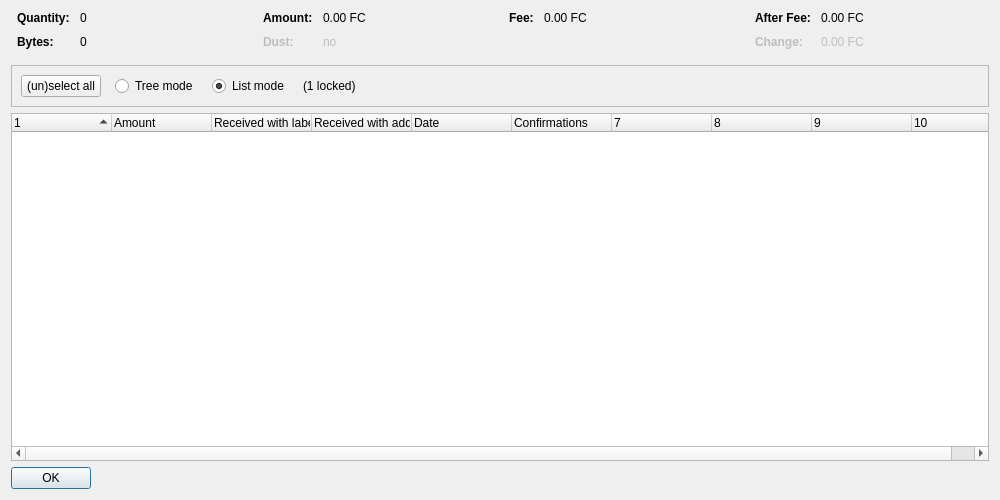
<?xml version="1.0" encoding="UTF-8"?>
<ui version="4.0">
 <class>CoinControlDialog</class>
 <widget class="QDialog" name="CoinControlDialog">
  <property name="geometry">
   <rect>
    <x>0</x>
    <y>0</y>
    <width>1000</width>
    <height>500</height>
   </rect>
  </property>
  <property name="windowTitle">
   <string>Coin Selection</string>
  </property>
  <layout class="QVBoxLayout" name="verticalLayout">
   <item>
    <layout class="QHBoxLayout" name="horizontalLayoutTop" stretch="0,0,0,0">
     <property name="topMargin">
      <number>0</number>
     </property>
     <property name="bottomMargin">
      <number>10</number>
     </property>
     <item>
      <layout class="QFormLayout" name="formLayoutCoinControl1">
       <property name="horizontalSpacing">
        <number>10</number>
       </property>
       <property name="verticalSpacing">
        <number>10</number>
       </property>
       <property name="leftMargin">
        <number>6</number>
       </property>
       <property name="rightMargin">
        <number>6</number>
       </property>
       <item row="0" column="0">
        <widget class="QLabel" name="labelCoinControlQuantityText">
         <property name="font">
          <font>
           <weight>75</weight>
           <bold>true</bold>
          </font>
         </property>
         <property name="text">
          <string>Quantity:</string>
         </property>
        </widget>
       </item>
       <item row="0" column="1">
        <widget class="QLabel" name="labelCoinControlQuantity">
         <property name="cursor">
          <cursorShape>IBeamCursor</cursorShape>
         </property>
         <property name="contextMenuPolicy">
          <enum>Qt::ActionsContextMenu</enum>
         </property>
         <property name="text">
          <string notr="true">0</string>
         </property>
         <property name="textInteractionFlags">
          <set>Qt::LinksAccessibleByMouse|Qt::TextSelectableByKeyboard|Qt::TextSelectableByMouse</set>
         </property>
        </widget>
       </item>
       <item row="1" column="0">
        <widget class="QLabel" name="labelCoinControlBytesText">
         <property name="font">
          <font>
           <weight>75</weight>
           <bold>true</bold>
          </font>
         </property>
         <property name="text">
          <string>Bytes:</string>
         </property>
        </widget>
       </item>
       <item row="1" column="1">
        <widget class="QLabel" name="labelCoinControlBytes">
         <property name="cursor">
          <cursorShape>IBeamCursor</cursorShape>
         </property>
         <property name="contextMenuPolicy">
          <enum>Qt::ActionsContextMenu</enum>
         </property>
         <property name="text">
          <string notr="true">0</string>
         </property>
         <property name="textInteractionFlags">
          <set>Qt::LinksAccessibleByMouse|Qt::TextSelectableByKeyboard|Qt::TextSelectableByMouse</set>
         </property>
        </widget>
       </item>
      </layout>
     </item>
     <item>
      <layout class="QFormLayout" name="formLayoutCoinControl2">
       <property name="horizontalSpacing">
        <number>10</number>
       </property>
       <property name="verticalSpacing">
        <number>10</number>
       </property>
       <property name="leftMargin">
        <number>6</number>
       </property>
       <property name="rightMargin">
        <number>6</number>
       </property>
       <item row="0" column="0">
        <widget class="QLabel" name="labelCoinControlAmountText">
         <property name="font">
          <font>
           <weight>75</weight>
           <bold>true</bold>
          </font>
         </property>
         <property name="text">
          <string>Amount:</string>
         </property>
        </widget>
       </item>
       <item row="0" column="1">
        <widget class="QLabel" name="labelCoinControlAmount">
         <property name="cursor">
          <cursorShape>IBeamCursor</cursorShape>
         </property>
         <property name="contextMenuPolicy">
          <enum>Qt::ActionsContextMenu</enum>
         </property>
         <property name="text">
          <string notr="true">0.00 FC</string>
         </property>
         <property name="textInteractionFlags">
          <set>Qt::LinksAccessibleByMouse|Qt::TextSelectableByKeyboard|Qt::TextSelectableByMouse</set>
         </property>
        </widget>
       </item>
       <item row="1" column="0">
        <widget class="QLabel" name="labelCoinControlLowOutputText">
         <property name="enabled">
          <bool>false</bool>
         </property>
         <property name="font">
          <font>
           <weight>75</weight>
           <bold>true</bold>
          </font>
         </property>
         <property name="text">
          <string>Dust:</string>
         </property>
        </widget>
       </item>
       <item row="1" column="1">
        <widget class="QLabel" name="labelCoinControlLowOutput">
         <property name="enabled">
          <bool>false</bool>
         </property>
         <property name="cursor">
          <cursorShape>IBeamCursor</cursorShape>
         </property>
         <property name="contextMenuPolicy">
          <enum>Qt::ActionsContextMenu</enum>
         </property>
         <property name="text">
          <string notr="true">no</string>
         </property>
         <property name="textInteractionFlags">
          <set>Qt::LinksAccessibleByMouse|Qt::TextSelectableByKeyboard|Qt::TextSelectableByMouse</set>
         </property>
        </widget>
       </item>
      </layout>
     </item>
     <item>
      <layout class="QFormLayout" name="formLayoutCoinControl3">
       <property name="horizontalSpacing">
        <number>10</number>
       </property>
       <property name="verticalSpacing">
        <number>10</number>
       </property>
       <property name="leftMargin">
        <number>6</number>
       </property>
       <property name="rightMargin">
        <number>6</number>
       </property>
       <item row="0" column="0">
        <widget class="QLabel" name="labelCoinControlFeeText">
         <property name="font">
          <font>
           <weight>75</weight>
           <bold>true</bold>
          </font>
         </property>
         <property name="text">
          <string>Fee:</string>
         </property>
        </widget>
       </item>
       <item row="0" column="1">
        <widget class="QLabel" name="labelCoinControlFee">
         <property name="cursor">
          <cursorShape>IBeamCursor</cursorShape>
         </property>
         <property name="contextMenuPolicy">
          <enum>Qt::ActionsContextMenu</enum>
         </property>
         <property name="text">
          <string notr="true">0.00 FC</string>
         </property>
         <property name="textInteractionFlags">
          <set>Qt::LinksAccessibleByMouse|Qt::TextSelectableByKeyboard|Qt::TextSelectableByMouse</set>
         </property>
        </widget>
       </item>
      </layout>
     </item>
     <item>
      <layout class="QFormLayout" name="formLayoutCoinControl4">
       <property name="horizontalSpacing">
        <number>10</number>
       </property>
       <property name="verticalSpacing">
        <number>10</number>
       </property>
       <property name="leftMargin">
        <number>6</number>
       </property>
       <property name="rightMargin">
        <number>6</number>
       </property>
       <item row="0" column="0">
        <widget class="QLabel" name="labelCoinControlAfterFeeText">
         <property name="font">
          <font>
           <weight>75</weight>
           <bold>true</bold>
          </font>
         </property>
         <property name="text">
          <string>After Fee:</string>
         </property>
        </widget>
       </item>
       <item row="0" column="1">
        <widget class="QLabel" name="labelCoinControlAfterFee">
         <property name="cursor">
          <cursorShape>IBeamCursor</cursorShape>
         </property>
         <property name="contextMenuPolicy">
          <enum>Qt::ActionsContextMenu</enum>
         </property>
         <property name="text">
          <string notr="true">0.00 FC</string>
         </property>
         <property name="textInteractionFlags">
          <set>Qt::LinksAccessibleByMouse|Qt::TextSelectableByKeyboard|Qt::TextSelectableByMouse</set>
         </property>
        </widget>
       </item>
       <item row="1" column="0">
        <widget class="QLabel" name="labelCoinControlChangeText">
         <property name="enabled">
          <bool>false</bool>
         </property>
         <property name="font">
          <font>
           <weight>75</weight>
           <bold>true</bold>
          </font>
         </property>
         <property name="text">
          <string>Change:</string>
         </property>
        </widget>
       </item>
       <item row="1" column="1">
        <widget class="QLabel" name="labelCoinControlChange">
         <property name="enabled">
          <bool>false</bool>
         </property>
         <property name="cursor">
          <cursorShape>IBeamCursor</cursorShape>
         </property>
         <property name="contextMenuPolicy">
          <enum>Qt::ActionsContextMenu</enum>
         </property>
         <property name="text">
          <string notr="true">0.00 FC</string>
         </property>
         <property name="textInteractionFlags">
          <set>Qt::LinksAccessibleByMouse|Qt::TextSelectableByKeyboard|Qt::TextSelectableByMouse</set>
         </property>
        </widget>
       </item>
      </layout>
     </item>
    </layout>
   </item>
   <item>
    <widget class="QFrame" name="frame">
     <property name="minimumSize">
      <size>
       <width>0</width>
       <height>40</height>
      </size>
     </property>
     <property name="frameShape">
      <enum>QFrame::StyledPanel</enum>
     </property>
     <property name="frameShadow">
      <enum>QFrame::Sunken</enum>
     </property>
     <layout class="QHBoxLayout" name="horizontalLayout">
      <item>
       <layout class="QHBoxLayout" name="horizontalLayoutPanel" stretch="0,0,0,0,0">
        <property name="spacing">
         <number>14</number>
        </property>
        <item>
         <widget class="QPushButton" name="pushButtonSelectAll">
          <property name="sizePolicy">
           <sizepolicy hsizetype="Maximum" vsizetype="Fixed">
            <horstretch>0</horstretch>
            <verstretch>0</verstretch>
           </sizepolicy>
          </property>
          <property name="text">
           <string>(un)select all</string>
          </property>
          <property name="autoDefault">
           <bool>false</bool>
          </property>
         </widget>
        </item>
        <item>
         <widget class="QRadioButton" name="radioTreeMode">
          <property name="sizePolicy">
           <sizepolicy hsizetype="Maximum" vsizetype="Fixed">
            <horstretch>0</horstretch>
            <verstretch>0</verstretch>
           </sizepolicy>
          </property>
          <property name="text">
           <string>Tree mode</string>
          </property>
         </widget>
        </item>
        <item>
         <widget class="QRadioButton" name="radioListMode">
          <property name="sizePolicy">
           <sizepolicy hsizetype="Maximum" vsizetype="Fixed">
            <horstretch>0</horstretch>
            <verstretch>0</verstretch>
           </sizepolicy>
          </property>
          <property name="text">
           <string>List mode</string>
          </property>
          <property name="checked">
           <bool>true</bool>
          </property>
         </widget>
        </item>
        <item>
         <widget class="QLabel" name="labelLocked">
          <property name="text">
           <string notr="true">(1 locked)</string>
          </property>
         </widget>
        </item>
        <item>
         <spacer name="horizontalSpacer">
          <property name="orientation">
           <enum>Qt::Horizontal</enum>
          </property>
          <property name="sizeHint" stdset="0">
           <size>
            <width>40</width>
            <height>20</height>
           </size>
          </property>
         </spacer>
        </item>
       </layout>
      </item>
     </layout>
    </widget>
   </item>
   <item>
    <widget class="CoinControlTreeWidget" name="treeWidget">
     <property name="contextMenuPolicy">
      <enum>Qt::CustomContextMenu</enum>
     </property>
     <property name="sortingEnabled">
      <bool>false</bool>
     </property>
     <property name="columnCount">
      <number>10</number>
     </property>
     <attribute name="headerShowSortIndicator" stdset="0">
      <bool>true</bool>
     </attribute>
     <attribute name="headerStretchLastSection">
      <bool>false</bool>
     </attribute>
     <column>
      <property name="text">
       <string/>
      </property>
     </column>
     <column>
      <property name="text">
       <string>Amount</string>
      </property>
     </column>
     <column>
      <property name="text">
       <string>Received with label</string>
      </property>
     </column>
     <column>
      <property name="text">
       <string>Received with address</string>
      </property>
     </column>
     <column>
      <property name="text">
       <string>Date</string>
      </property>
     </column>
     <column>
      <property name="text">
       <string>Confirmations</string>
      </property>
      <property name="toolTip">
       <string>Confirmed</string>
      </property>
     </column>
     <column>
      <property name="text">
       <string/>
      </property>
     </column>
     <column>
      <property name="text">
       <string/>
      </property>
     </column>
     <column>
      <property name="text">
       <string/>
      </property>
     </column>
     <column>
      <property name="text">
       <string/>
      </property>
     </column>
    </widget>
   </item>
   <item>
    <widget class="QDialogButtonBox" name="buttonBox">
     <property name="sizePolicy">
      <sizepolicy hsizetype="Maximum" vsizetype="Fixed">
       <horstretch>0</horstretch>
       <verstretch>0</verstretch>
      </sizepolicy>
     </property>
     <property name="orientation">
      <enum>Qt::Horizontal</enum>
     </property>
     <property name="standardButtons">
      <set>QDialogButtonBox::Ok</set>
     </property>
    </widget>
   </item>
  </layout>
 </widget>
 <customwidgets>
  <customwidget>
   <class>CoinControlTreeWidget</class>
   <extends>QTreeWidget</extends>
   <header>coincontroltreewidget.h</header>
  </customwidget>
 </customwidgets>
 <resources/>
 <connections/>
</ui>
